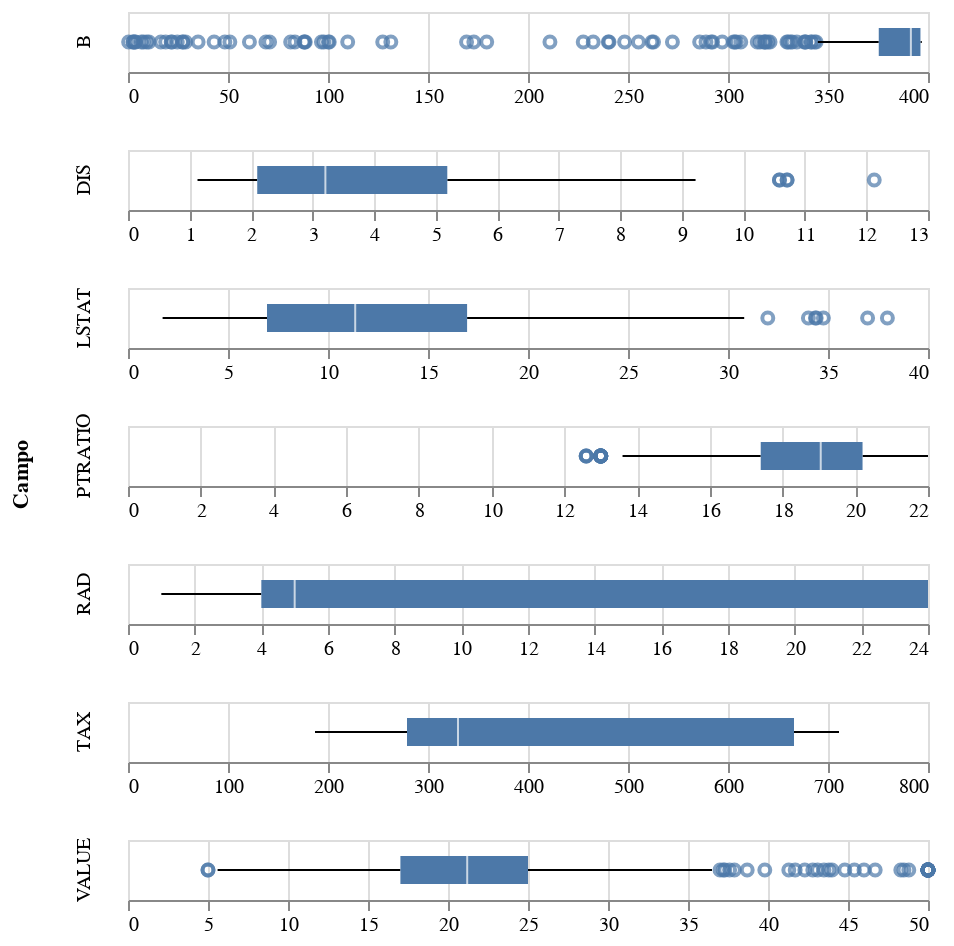

Notebook cell for this chart:
### Markdown cell above
Un problema de los gráficos de ticks es que, si muchos casos tienen el mismo valor, estos se superponen y no es posible ver cuantos casos hay de cada tipo (por ejemplo, como pasa con el campo CHAS en el ejemplo). Una manera alternativa de mostrar la distribución de casos a lo largo de un eje es el conocido como "boxplot", que marca, generalmente:
* La mediana con una marca
* El rango de valores entre los percentiles 25 y 75, con un rectángulo
* El rango de valores hasta 3 desviaciones típicas (o los precentiles 5 y 95, o otras variantes) mediante una línea
* Los valores fuera de esos rangos, que se consideran anomalías, se muestran individualmente, mediante puntos

### Code cell
# Seleccionamos las 7 últimas variables y las ponemos en "formato largo"
boston_long2 = boston.iloc[:, 7:].melt(var_name = 'Campo', value_name = 'Valor')

# Generamos el boxplot. Nótese cómo el código para generar el boxplot y el código
# para generar el tick plot son esencialmente iguales, a excepción del cambio de 
# .mark_tick() por .mark_boxplot(). Esta es una característica muy propia de las
# librarías de gráficos con interfaz semántica, basada en una gramática de los 
# gráficos; en una librería constructiva el código habría sido completamente distinto
alt.Chart(boston_long2, height = 30, width = 400).mark_boxplot()\
    .encode(x = alt.X('Valor:Q', title = None), row = 'Campo:N')\
    .resolve_scale(x = 'independent')

### Figure 1 — Vega-Lite specification as saved in the notebook (floating-point values rounded to 4 significant figures; data arrays with more than 128 entries replaced by an {"elided": "..."} marker saying what was removed)
{"config": {"view": {"continuousWidth": 400, "continuousHeight": 300}}, "data": {"name": "data-ab70096458ad96d23c181300a8e3e54a"}, "mark": "boxplot", "encoding": {"row": {"type": "nominal", "field": "Campo"}, "x": {"type": "quantitative", "field": "Valor", "title": null}}, "height": 30, "resolve": {"scale": {"x": "independent"}}, "width": 400, "$schema": "https://vega.github.io/schema/vega-lite/v4.8.1.json", "datasets": {"data-ab70096458ad96d23c181300a8e3e54a": {"elided": "3542 records"}}}
